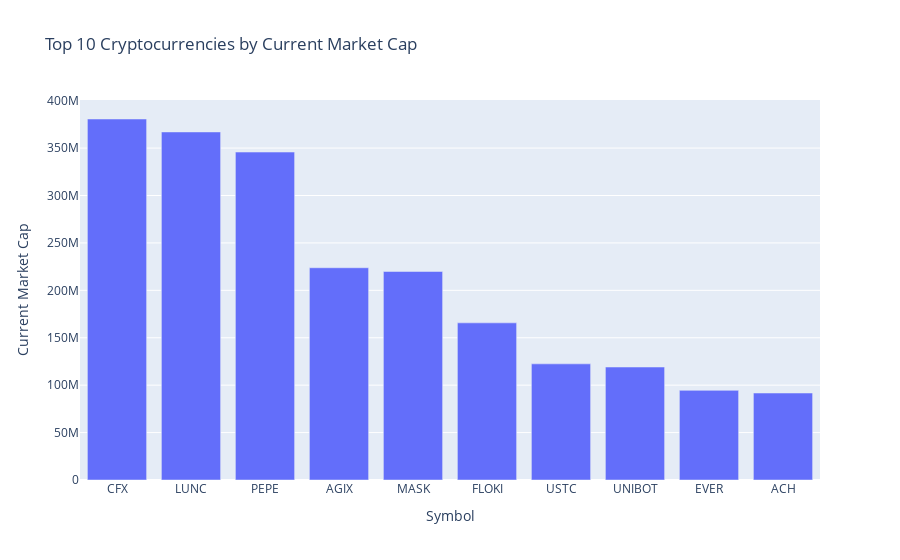

The code cell stored with this chart in its notebook:
### Code cell
top10 = top10.sort_values(by='current_market_cap', ascending=False)

fig = px.bar(top10, x='symbol', y='current_market_cap',
             labels={'symbol': 'Symbol', 'current_market_cap': 'Current Market Cap'},
             title='Top 10 Cryptocurrencies by Current Market Cap')

fig.update_layout(xaxis={'categoryorder': 'total descending'})

fig.show()

### Figure 1 — Plotly figure (JSON) as saved in the notebook; plotly's stock layout.template omitted (floating-point values rounded to 4 significant figures)
{"data": [{"alignmentgroup": "True", "hovertemplate": "Symbol=%{x}<br>Current Market Cap=%{y}<extra></extra>", "legendgroup": "", "marker": {"color": "#636efa", "pattern": {"shape": ""}}, "name": "", "offsetgroup": "", "orientation": "v", "showlegend": false, "textposition": "auto", "type": "bar", "x": ["CFX", "LUNC", "PEPE", "AGIX", "MASK", "FLOKI", "USTC", "UNIBOT", "EVER", "ACH"], "xaxis": "x", "y": [380700000.0, 367000000.0, 345800000.0, 223800000.0, 219900000.0, 165700000.0, 122500000.0, 119100000.0, 94520000.0, 91710000.0], "yaxis": "y"}], "layout": {"barmode": "relative", "legend": {"tracegroupgap": 0}, "title": {"text": "Top 10 Cryptocurrencies by Current Market Cap"}, "xaxis": {"anchor": "y", "categoryorder": "total descending", "domain": [0, 1], "title": {"text": "Symbol"}}, "yaxis": {"anchor": "x", "domain": [0, 1], "title": {"text": "Current Market Cap"}}}}
